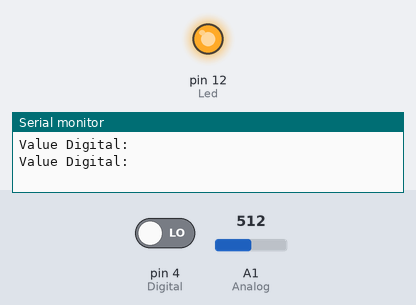
Bench run of a sketch on a simulated Arduino Uno, built with avr-gcc and run on an emulated ATmega328P. On the bench: output pins drawn as LEDs (lit = HIGH), the last lines printed to the serial monitor. Inputs (shaded band) come from the test bench; at power-on: A1 (Analog) = 512, pin 4 (Digital) LOW.

Above: at 2.8 s.
2.9 s: A1 (Analog) set to 485
At 6.0 s:
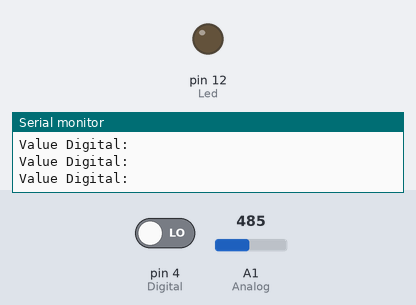
11.5 s: A1 (Analog) set to 510
At 13.4 s:
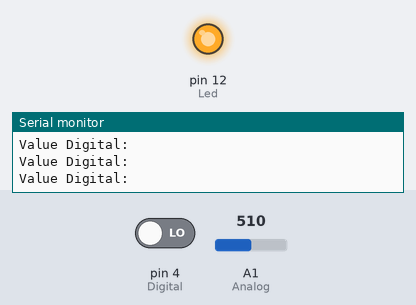
14.5 s: A1 (Analog) set to 490
At 17.6 s:
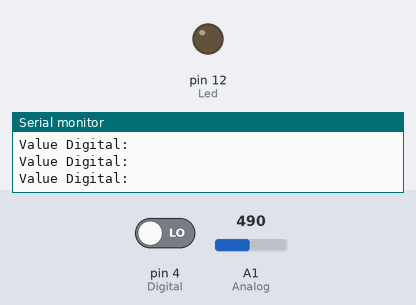
Timing chart, 0 to 19.1 s (numbered marks = the images above; inputs shaded):
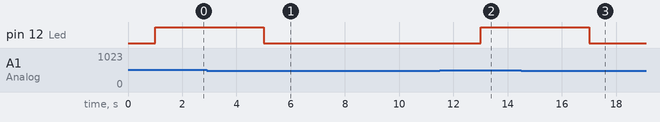

Measured:
- the behaviour switches between 501 and 500 on A1 (Analog) (found by bisection; images 0 and 1)
- after the input at 2.9 s, pin 12 (Led): HIGH → LOW after 2.1 s
- after the input at 11.5 s, pin 12 (Led): LOW → HIGH after 1.5 s
- after the input at 14.5 s, pin 12 (Led): HIGH → LOW after 2.5 s

The sketch:

cambiendoam.ino
```cpp
/* chuong trinh do do am dat voi cam bien
 *  author: nguyen thanh bao
 *  email: thanhbao0390@gmail.com
 *
 *  board:
 *    arduino
 *  cach noi chan:
 *    AO noi voi A1, DO noi voi chan so 4,
 *    GND noi chan nguon am, VCC noi chan nguon duong
 *
 *
 */

// dung chan A1 tren broad de doc tin hieu analog
#define Analog 1

// dung chan so 4 de doc tin hieu digital
#define Digital 4

// dung chan 12 de dieu khien led
#define Led 12

int valueAnalog, valueDigital;

void setup() {
  // thiet lap che do truyen du lieu len man hinh
  Serial.begin(9600);

  // setting chan so 4 la INPUT
  pinMode(Digital, INPUT);

  // setting chan so 12 la output
  pinMode(Led, OUTPUT);

}

void loop() {
  // lay gia tri tu analog va digital
  valueAnalog = analogRead(Analog);
  valueDigital = digitalRead(Digital);

  // in ra man hinh
  Serial.println("Value Analog:" + valueAnalog);
  Serial.println("Value Digital:" + valueDigital);

  delay(1000);

  if(valueAnalog > 500) {
     // bat led sang
     digitalWrite(Led, HIGH);
     delay(1000);
  } else {
    // tat led
    digitalWrite(Led, LOW);
    delay(1000);
  }

}
```
